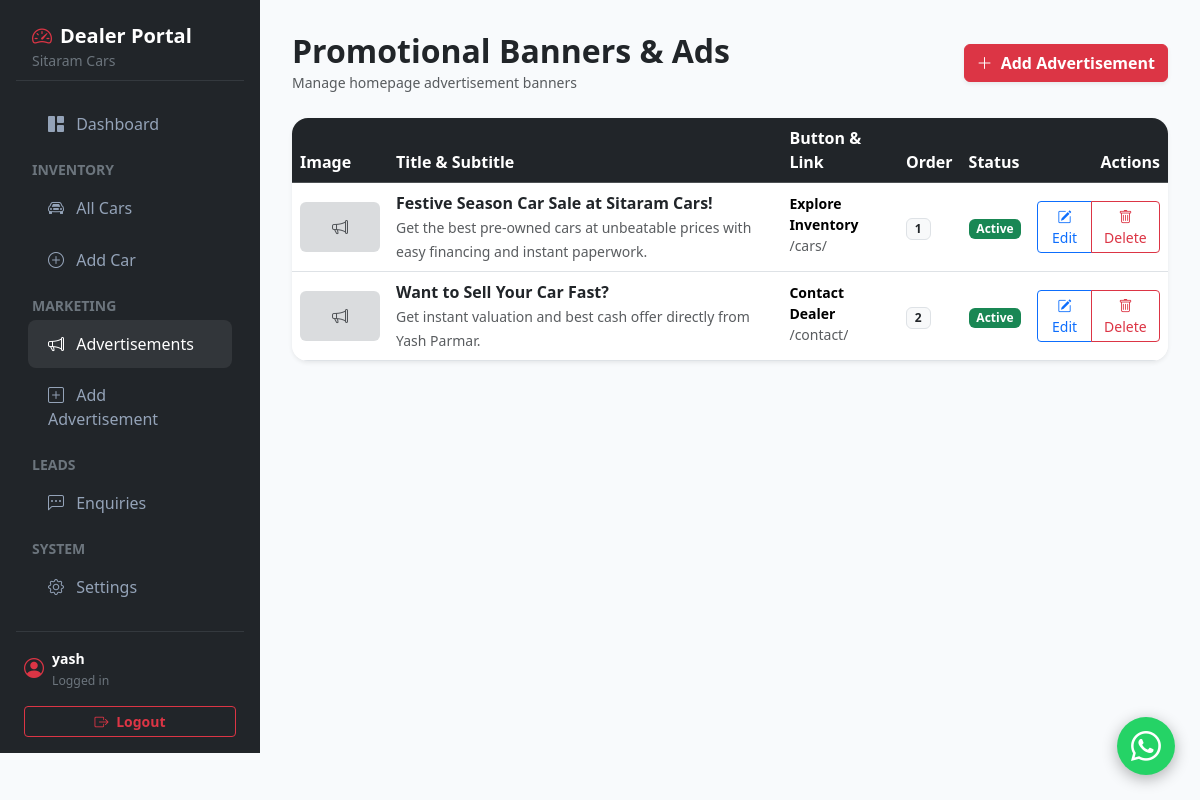
/dealer/advertisements/ (signed in), run on an earlier commit of the app's database.
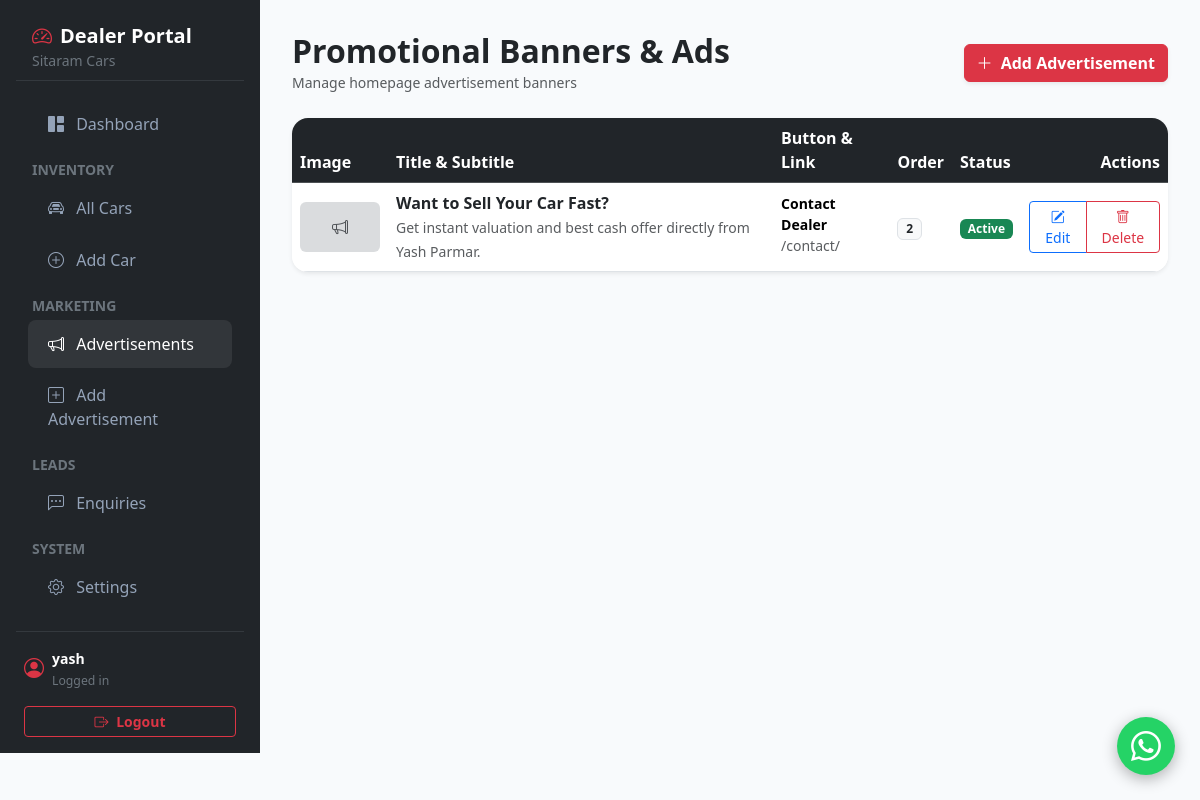
And on a later commit of the database.
### dealer/models.py (models this page shows, shortened)
class DealerSettings(models.Model):
    dealership_name = models.CharField(max_length=150, default='Sitaram Cars')
    contact_name = models.CharField(max_length=100, default='YASH PARMAR')
    phone = models.CharField(max_length=20, default='6354895277')
    whatsapp_number = models.CharField(max_length=20, default='6354895277')
    about_text = models.TextField(default='Welcome to Sitaram Cars. We provide quality certified used cars with transparent deals and trusted service.')
    logo = models.ImageField(upload_to='settings/', null=True, blank=True)
    dealer_image = models.ImageField(upload_to='settings/', null=True, blank=True)
    updated_at = models.DateTimeField(auto_now=True)

class Advertisement(models.Model):
    title = models.CharField(max_length=200)
    subtitle = models.CharField(max_length=200, blank=True)
    image = models.ImageField(upload_to='advertisements/')
    button_text = models.CharField(max_length=50, default='Learn More', blank=True)
    button_url = models.CharField(max_length=200, blank=True)
    active = models.BooleanField(default=True)
    display_order = models.PositiveIntegerField(default=0)
    start_date = models.DateField(null=True, blank=True)
    end_date = models.DateField(null=True, blank=True)
    created_at = models.DateTimeField(auto_now_add=True)
    class Meta:
        ordering = ['display_order', '-created_at']

### dealer/views.py (the view)
# urls.py: path('advertisements/', views.dealer_ad_list, name='dealer_ad_list'),
@login_required
def dealer_ad_list(request):
    ads = Advertisement.objects.all()
    context = {
        'active_tab': 'ads_list',
        'ads': ads,
        'new_enquiries_count': Enquiry.objects.filter(status='New').count(),
    }
    return render(request, 'dealer/advertisements/list.html', context)

### dealer/context_processors.py (called while the page is built, shortened)
def dealer_context(request):
    settings_obj = DealerSettings.objects.first()
    if settings_obj:
        return {'dealer_settings': settings_obj}

### templates/dealer/advertisements/list.html (shortened to what this page needs)
{% extends 'base.html' %}
{% load static %}
{% block content %}
<div class="dealer-wrapper">
    {% include 'components/sidebar.html' %}
    <div class="dealer-content">
        <div class="d-flex justify-content-between align-items-center mb-4">
            <div>
                <h2 class="fw-bold text-dark m-0">Promotional Banners & Ads</h2>
                <small class="text-muted">Manage homepage advertisement banners</small>
            </div>
            <a href="{% url 'dealer_ad_create' %}" class="btn btn-danger fw-bold shadow-sm">
                <i class="bi bi-plus-lg me-1"></i> Add Advertisement
            </a>
        </div>
        <div class="card border-0 shadow-sm rounded-4 bg-white overflow-hidden">
            <div class="table-responsive">
                <table class="table table-hover align-middle mb-0">
                    <thead class="table-dark">
                        <tr>
                            <th>Image</th>
                            <th>Title & Subtitle</th>
                            <th>Button & Link</th>
                            <th>Order</th>
                            <th>Status</th>
                            <th class="text-end">Actions</th>
                        </tr>
                    </thead>
                    <tbody>
                        {% for ad in ads %}
                            <tr>
                                <td style="width: 90px;">
                                    {% if ad.image %}
                                        <img src="{{ ad.image.url }}" class="rounded" style="width: 80px; height: 50px; object-fit: cover;">
                                    {% else %}
                                        <div class="bg-secondary bg-opacity-25 rounded d-flex align-items-center justify-content-center text-muted" style="width: 80px; height: 50px;">
                                            <i class="bi bi-megaphone"></i>
                                        </div>
                                    {% endif %}
                                </td>
                                <td>
                                    <div class="fw-bold text-dark fs-6">{{ ad.title }}</div>
                                    <small class="text-muted">{{ ad.subtitle|default:"No subtitle" }}</small>
                                </td>
                                <td>
                                    <small class="d-block fw-semibold">{{ ad.button_text }}</small>
                                    <small class="text-muted text-truncate d-inline-block" style="max-width: 150px;">{{ ad.button_url|default:"#" }}</small>
                                </td>
                                <td><span class="badge bg-light text-dark border">{{ ad.display_order }}</span></td>
                                <td>
                                    {% if ad.active %}
                                        <span class="badge bg-success">Active</span>
                                    {% else %}
                                        <span class="badge bg-secondary">Inactive</span>
                                    {% endif %}
                                </td>
                                <td class="text-end">
                                    <div class="btn-group btn-group-sm">
                                        <a href="{% url 'dealer_ad_edit' pk=ad.pk %}" class="btn btn-outline-primary"><i class="bi bi-pencil-square"></i> Edit</a>
                                        <a href="{% url 'dealer_ad_delete' pk=ad.pk %}" class="btn btn-outline-danger"><i class="bi bi-trash"></i> Delete</a>
                                    </div>
                                </td>
                            </tr>
                        {% endfor %}
                    </tbody>
                </table>
            </div>
        </div>
    </div>
</div>
{% endblock %}

### templates/base.html (shortened to what this page needs)
{% load static %}
<!DOCTYPE html>
<html lang="en">
<head>
    <link href="https://cdn.jsdelivr.net/npm/bootstrap@5.3.3/dist/css/bootstrap.min.css" rel="stylesheet">
    <link rel="stylesheet" href="https://cdn.jsdelivr.net/npm/bootstrap-icons@1.11.3/font/bootstrap-icons.min.css">
    <link rel="stylesheet" href="{% static 'css/style.css' %}">
</head>
<body>
    <main class="flex-grow-1">
        {% block content %}{% endblock %}
    </main>
    <a href="https://wa.me/{{ dealer_settings.whatsapp_number }}?text=Hello%20Sitaram%20Cars%2C%20I%20want%20to%20inquire%20about%20a%20car."
       class="whatsapp-float"
       target="_blank"
       title="Chat on WhatsApp">
        <i class="bi bi-whatsapp"></i>
    </a>
</body>
</html>

### templates/components/sidebar.html (shortened to what this page needs)
<div class="offcanvas-lg offcanvas-start bg-dark dealer-sidebar p-3 d-flex flex-column" tabindex="-1" id="dealerSidebarOffcanvas" aria-labelledby="dealerSidebarOffcanvasLabel">
    <div class="px-3 py-2 mb-3 border-bottom border-secondary border-opacity-25 d-none d-lg-block">
        <h5 class="text-white fw-bold m-0 d-flex align-items-center gap-2">
            <i class="bi bi-speedometer2 text-danger"></i> Dealer Portal
        </h5>
        <small class="text-secondary">{{ dealer_settings.dealership_name }}</small>
    </div>
    <ul class="nav nav-pills flex-column mb-auto">
        <li class="nav-item">
            <a href="{% url 'dealer_dashboard' %}" class="nav-link {% if active_tab == 'dashboard' %}active{% endif %}">
                <i class="bi bi-grid-1x2-fill me-2"></i> Dashboard
            </a>
        </li>
        <li class="nav-item mt-2">
            <div class="text-uppercase small fw-bold text-secondary px-3 mb-1">Inventory</div>
            <a href="{% url 'dealer_car_list' %}" class="nav-link {% if active_tab == 'cars_list' %}active{% endif %}">
                <i class="bi bi-car-front me-2"></i> All Cars
            </a>
            <a href="{% url 'dealer_car_create' %}" class="nav-link {% if active_tab == 'cars_add' %}active{% endif %}">
                <i class="bi bi-plus-circle me-2"></i> Add Car
            </a>
        </li>
        <li class="nav-item mt-2">
            <div class="text-uppercase small fw-bold text-secondary px-3 mb-1">Marketing</div>
            <a href="{% url 'dealer_ad_list' %}" class="nav-link {% if active_tab == 'ads_list' %}active{% endif %}">
                <i class="bi bi-megaphone me-2"></i> Advertisements
            </a>
            <a href="{% url 'dealer_ad_create' %}" class="nav-link {% if active_tab == 'ads_add' %}active{% endif %}">
                <i class="bi bi-plus-square me-2"></i> Add Advertisement
            </a>
        </li>
        <li class="nav-item mt-2">
            <div class="text-uppercase small fw-bold text-secondary px-3 mb-1">Leads</div>
            <a href="{% url 'dealer_enquiry_list' %}" class="nav-link {% if active_tab == 'enquiries' %}active{% endif %} d-flex justify-content-between align-items-center">
                <span><i class="bi bi-chat-left-dots me-2"></i> Enquiries</span>
            </a>
        </li>
        <li class="nav-item mt-2">
            <div class="text-uppercase small fw-bold text-secondary px-3 mb-1">System</div>
            <a href="{% url 'dealer_settings_edit' %}" class="nav-link {% if active_tab == 'settings' %}active{% endif %}">
                <i class="bi bi-gear me-2"></i> Settings
            </a>
        </li>
    </ul>
    <hr class="border-secondary opacity-25 my-3">
    <div class="px-2">
        <div class="d-flex align-items-center gap-2 mb-3 text-white small">
            <i class="bi bi-person-circle fs-5 text-danger"></i>
            <div class="text-truncate">
                <div class="fw-bold">{{ user.username }}</div>
                <small class="text-secondary">Logged in</small>
            </div>
        </div>
        <a href="{% url 'dealer_logout' %}" class="btn btn-outline-danger btn-sm w-100 fw-bold">
            <i class="bi bi-box-arrow-right me-1"></i> Logout
        </a>
    </div>
</div>

### static/css/style.css (style rules this page uses)
:root { --primary-dark: #0f172a; --primary-blue: #1e3a8a; --accent-red: #dc2626; --accent-gold: #f59e0b; --whatsapp-green: #25d366; --bg-light: #f8fafc; --card-shadow: 0 10px 25px -5px rgba(0, 0, 0, 0.08), 0 8px 10px -6px rgba(0, 0, 0, 0.05); --card-hover-shadow: 0 20px 30px -10px rgba(0, 0, 0, 0.15); }
body { font-family: 'Segoe UI', system-ui, -apple-system, sans-serif; background-color: var(--bg-light); color: #334155; min-height: 100vh; display: flex; flex-direction: column; }
.nav-link { font-weight: 500; color: #cbd5e1 !important; transition: all 0.2s ease; margin: 0 0.25rem; }
.nav-link:hover, .nav-link.active { color: #ffffff !important; }
.whatsapp-float { position: fixed; width: 58px; height: 58px; bottom: 25px; right: 25px; background-color: var(--whatsapp-green); color: #FFF; border-radius: 50px; text-align: center; font-size: 30px; box-shadow: 0px 4px 15px rgba(0,0,0,0.3); z-index: 9999; display: flex; align-items: center; justify-content: center; text-decoration: none; transition: all 0.3s ease; }
.dealer-wrapper { display: flex; min-height: calc(100vh - 65px); }
.dealer-sidebar { width: 260px; background-color: var(--primary-dark); color: #94a3b8; flex-shrink: 0; transition: transform 0.3s ease; }
.dealer-sidebar .nav-link { color: #94a3b8 !important; padding: 0.75rem 1.25rem; border-radius: 8px; margin: 0.2rem 0.75rem; font-weight: 500; }
.dealer-sidebar .nav-link:hover, .dealer-sidebar .nav-link.active { background-color: rgba(255, 255, 255, 0.08); color: #ffffff !important; }
.dealer-sidebar .nav-link i { width: 24px; }
.dealer-content { flex-grow: 1; background-color: #f8fafc; padding: 2rem; width: 100%; }

What changed in the data, as far as the page shows it:
removed Advertisement: title "Festive Season Car Sale at Sitaram Cars!", subtitle "Get the best pre-owned cars at unbeatable prices with easy financing and instant paperwork.", button_text "Explore Inventory", button_url "/cars/", display_order "1", active "Active"
